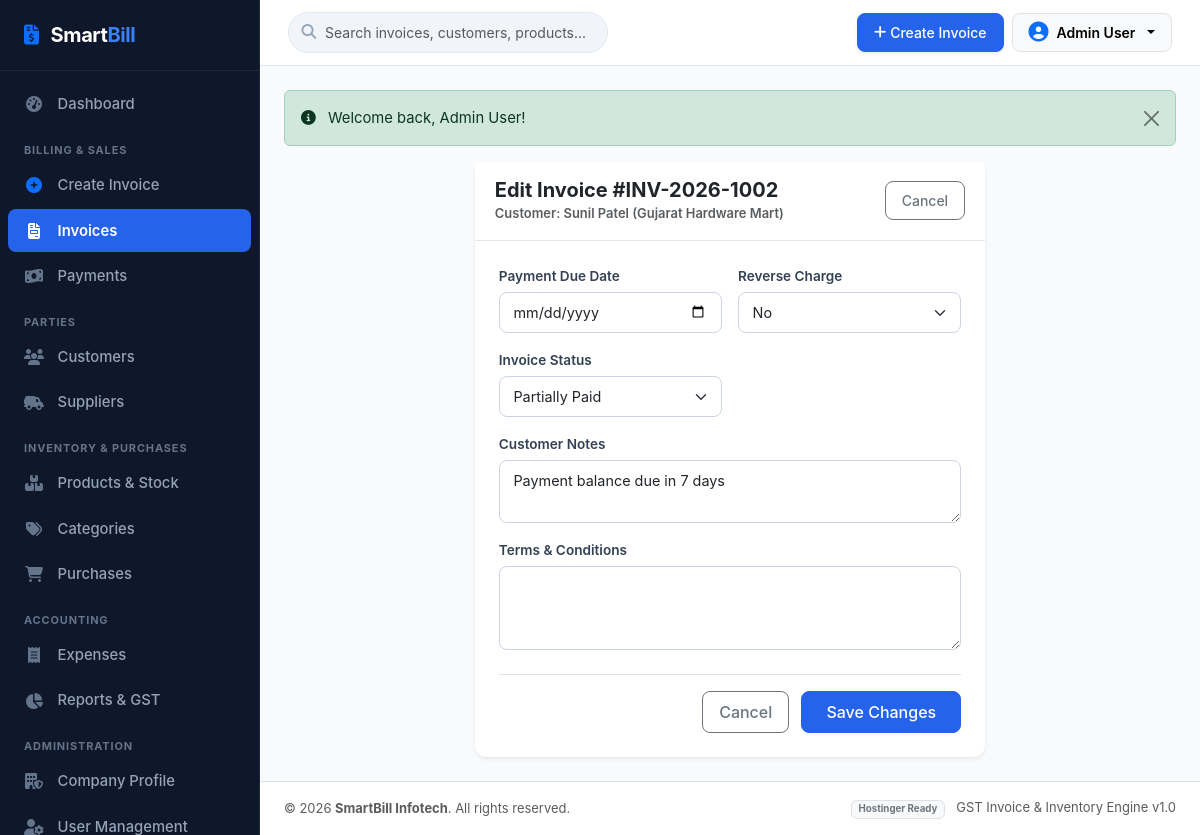
The app's page /invoices/edit.php?id=2 (signed in) with its own data.
### tables this page shows
CREATE TABLE IF NOT EXISTS `invoices` (
  `id` INT AUTO_INCREMENT PRIMARY KEY,
  `invoice_number` VARCHAR(50) NOT NULL UNIQUE,
  `invoice_date` DATE NOT NULL,
  `customer_id` INT NOT NULL,
  `customer_name` VARCHAR(150) NOT NULL,
  `customer_gstin` VARCHAR(30) DEFAULT NULL,
  `customer_address` TEXT DEFAULT NULL,
  `place_of_supply` VARCHAR(100) DEFAULT NULL,
  `subtotal` DECIMAL(12,2) DEFAULT 0.00,
  `discount` DECIMAL(12,2) DEFAULT 0.00,
  `taxable_amount` DECIMAL(12,2) DEFAULT 0.00,
  `cgst` DECIMAL(12,2) DEFAULT 0.00,
  `sgst` DECIMAL(12,2) DEFAULT 0.00,
  `igst` DECIMAL(12,2) DEFAULT 0.00,
  `grand_total` DECIMAL(12,2) DEFAULT 0.00,
  `paid_amount` DECIMAL(12,2) DEFAULT 0.00,
  `outstanding_amount` DECIMAL(12,2) DEFAULT 0.00,
  `status` ENUM('Paid', 'Partially Paid', 'Unpaid') DEFAULT 'Unpaid',
  `notes` TEXT DEFAULT NULL,
  `created_at` TIMESTAMP DEFAULT CURRENT_TIMESTAMP,
  INDEX `idx_customer` (`customer_id`),
  INDEX `idx_invoice_date` (`invoice_date`),
  INDEX `idx_status` (`status`)
);

CREATE TABLE IF NOT EXISTS `company_settings` (
  `id` INT PRIMARY KEY DEFAULT 1,
  `company_name` VARCHAR(200) NOT NULL DEFAULT 'SmartBill Enterprises',
  `legal_name` VARCHAR(200) DEFAULT 'SmartBill Solutions Private Limited',
  `address` TEXT DEFAULT 'Plot No. 42, Tech City Road, Cyber Square',
  `city` VARCHAR(100) DEFAULT 'Mumbai',
  `state` VARCHAR(100) DEFAULT 'Maharashtra',
  `pin_code` VARCHAR(20) DEFAULT '400001',
  `mobile` VARCHAR(20) DEFAULT '+91 98765 43210',
  `email` VARCHAR(150) DEFAULT 'contact@smartbill.com',
  `gstin` VARCHAR(30) DEFAULT '27AABCS1429B1Z5',
  `pan` VARCHAR(30) DEFAULT 'AABCS1429B',
  `state_code` VARCHAR(10) DEFAULT '27',
  `logo` VARCHAR(255) DEFAULT NULL,
  `invoice_prefix` VARCHAR(20) DEFAULT 'INV-2026',
  `starting_invoice_number` INT DEFAULT 1001,
  `bank_name` VARCHAR(150) DEFAULT 'HDFC Bank Ltd',
  `account_number` VARCHAR(50) DEFAULT '50200012345678',
  `ifsc` VARCHAR(30) DEFAULT 'HDFC0001234',
  `upi_id` VARCHAR(100) DEFAULT 'smartbill@hdfcbank',
  `terms_conditions` TEXT DEFAULT '1. Goods once sold will not be taken back or exchanged.\n2. All disputes subject to local jurisdiction only.\n3. Interest @ 18% p.a. will be charged if payment is not made within due date.',
  `authorized_signatory` VARCHAR(150) DEFAULT 'For SmartBill Solutions Pvt Ltd',
  `updated_at` TIMESTAMP DEFAULT CURRENT_TIMESTAMP ON UPDATE CURRENT_TIMESTAMP
);

### invoices/edit.php (the view, shortened to what this page needs)
<?php
require_once __DIR__ . '/../includes/auth_check.php';
$id = (int)($_GET['id'] ?? 0);
$stmt = $pdo->prepare("SELECT * FROM invoices WHERE id = ?");
$stmt->execute([$id]);
$invoice = $stmt->fetch();
include __DIR__ . '/../includes/header.php';
?>
<div class="row justify-content-center">
    <div class="col-lg-7">
        <div class="card border-0 shadow-sm">
            <div class="card-header bg-white py-3 d-flex justify-content-between align-items-center">
                <div>
                    <h5 class="fw-bold mb-0 text-dark">Edit Invoice #<?= htmlspecialchars($invoice['invoice_number']) ?></h5>
                    <span class="text-muted small">Customer: <?= htmlspecialchars($invoice['customer_name']) ?></span>
                </div>
                <a href="view.php?id=<?= $id ?>" class="btn btn-outline-secondary btn-sm">Cancel</a>
            </div>
            <div class="card-body p-4">
                <form action="edit.php?id=<?= $id ?>" method="POST">
                    <div class="row g-3 mb-3">
                        <div class="col-md-6">
                            <label class="form-label">Payment Due Date</label>
                            <input type="date" name="due_date" class="form-control" value="<?= htmlspecialchars($invoice['due_date']) ?>">
                        </div>
                        <div class="col-md-6">
                            <label class="form-label">Reverse Charge</label>
                            <select name="reverse_charge" class="form-select">
                                <option value="No" <?= ($invoice['reverse_charge'] === 'No') ? 'selected' : '' ?>>No</option>
                            </select>
                        </div>
                        <div class="col-md-6">
                            <label class="form-label">Invoice Status</label>
                            <select name="status" class="form-select">
                                <option value="Partially Paid" <?= ($invoice['status'] === 'Partially Paid') ? 'selected' : '' ?>>Partially Paid</option>
                            </select>
                        </div>
                    </div>
                    <div class="mb-3">
                        <label class="form-label">Customer Notes</label>
                        <textarea class="form-control" name="notes" rows="2"><?= htmlspecialchars($invoice['notes'] ?? '') ?></textarea>
                    </div>
                    <div class="mb-4">
                        <label class="form-label">Terms & Conditions</label>
                        <textarea class="form-control" name="terms_conditions" rows="3"><?= htmlspecialchars($invoice['terms_conditions'] ?? '') ?></textarea>
                    </div>
                    <div class="text-end pt-3 border-top">
                        <a href="view.php?id=<?= $id ?>" class="btn btn-outline-secondary me-2">Cancel</a>
                        <button type="submit" class="btn btn-primary px-4">Save Changes</button>
                    </div>
                </form>
            </div>
        </div>
    </div>
</div>
<?php include __DIR__ . '/../includes/footer.php'; ?>

### includes/footer.php (shortened to what this page needs)
        </main>
        <footer class="bg-white border-top py-3 px-4 text-center text-md-between d-flex flex-column flex-md-row align-items-center justify-content-between text-muted small mt-auto">
            <div>
                &copy; <?= date('Y') ?> <strong><?= htmlspecialchars($company_info['company_name'] ?? 'SmartBill') ?></strong>. All rights reserved.
            </div>
            <div class="mt-1 mt-md-0">
                <span class="badge bg-light text-secondary border">Hostinger Ready</span>
                <span class="ms-2">GST Invoice & Inventory Engine v1.0</span>
            </div>
        </footer>
    </div>
</div>
</body>
</html>

### assets/css/style.css (style rules this page uses)
:root { --sb-primary: #2563eb; --sb-primary-hover: #1d4ed8; --sb-primary-light: #eff6ff; --sb-secondary: #475569; --sb-success: #059669; --sb-success-light: #ecfdf5; --sb-warning: #d97706; --sb-warning-light: #fffbeb; --sb-danger: #dc2626; --sb-danger-light: #fef2f2; --sb-info: #0891b2; --sb-dark: #0f172a; --sb-slate: #1e293b; --sb-sidebar-bg: #0f172a; --sb-sidebar-text: #94a3b8; --sb-sidebar-active: #3b82f6; --sb-border: #e2e8f0; --sb-bg: #f8fafc; --sb-card-bg: #ffffff; --sb-text: #1e293b; --sb-text-muted: #64748b; --sb-sidebar-width: 260px; }
body { font-family: -apple-system, BlinkMacSystemFont, "Segoe UI", Roboto, "Helvetica Neue", Arial, sans-serif; background-color: var(--sb-bg); color: var(--sb-text); min-height: 100vh; margin: 0; padding: 0; font-size: 0.925rem; }
.card { border: 1px solid var(--sb-border); border-radius: 0.75rem; box-shadow: 0 1px 3px 0 rgba(0, 0, 0, 0.04); }
.card-header { background-color: #ffffff; border-bottom: 1px solid var(--sb-border); font-weight: 600; padding: 1rem 1.25rem; }
.form-label { font-weight: 600; font-size: 0.85rem; color: #334155; margin-bottom: 0.35rem; }
.form-control, .form-select { border-color: #cbd5e1; border-radius: 0.5rem; font-size: 0.9rem; padding: 0.55rem 0.85rem; }
.btn { font-weight: 500; border-radius: 0.5rem; padding: 0.5rem 1rem; transition: all 0.15s ease; }
.btn-primary { background-color: var(--sb-primary); border-color: var(--sb-primary); }

### records on screen
invoices: invoice_number "INV-2026-1002", customer_name "Sunil Patel (Gujarat Hardware Mart)", status "Partially Paid", notes "Payment balance due in 7 days"
company_settings: company_name "SmartBill Infotech"

### other values on screen
$_SESSION['user_name'] "Admin User"
$flash['text'] "Welcome back, Admin User!"
